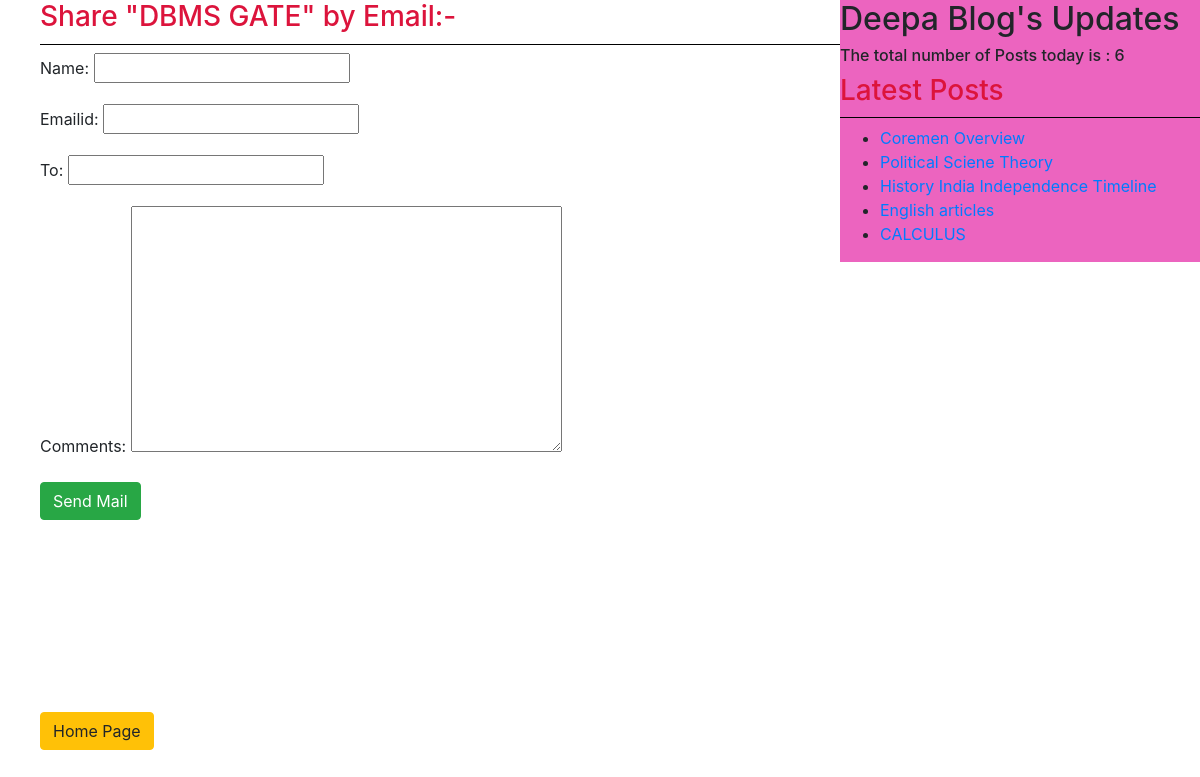
/post/mail/1, run on the app's committed database.
### blogapp/models.py (models this page shows, shortened)
class Post(models.Model):
    STATUS=(('draft','Draft'),('published','Published'))
    title = models.CharField(max_length = 150)
    slug = models.SlugField(max_length = 50, unique_for_date='publish')
    author= models.ForeignKey(User, related_name='blog_posts', on_delete=models.CASCADE)
    body = models.TextField()
    publish = models.DateTimeField(default=0,null=True)
    created = models.DateTimeField( auto_now_add=True)
    updated = models.DateTimeField(auto_now=True)
    status = models.CharField(max_length = 10, choices=STATUS, default='draft')
    tags=TaggableManager()
    class Meta:
        ordering=('-publish',)

### blogapp/views.py (the view)
# urls.py: path('mail/<int:id>',views.email_view,name='email'),
def email_view(request,id):
    post=get_object_or_404(Post,id=id)
    sent=False
    if request.method=="POST":
        form=EmailSendForm(request.POST)
        if form.is_valid():
            cd=form.cleaned_data
            subject='{} recommends you to read "{}"'.format(cd['name'],post.title)
            post_url=request.build_absolute_uri(post.get_absolute_url())
            message='Read Post at:\n {} \n \n{}\'s comments:\n{} '.format(post_url,cd['name'],cd['comments'])
            send_mail(subject,message,'deepapandey364@gmail.com',[cd['to']])
            sent=True
    else:
            form=EmailSendForm()
    return render(request, 'blogapp/email.html', {'form':form,'post':post,'sent':sent})

### blogapp/forms.py
class EmailSendForm(forms.Form):
    name = forms.CharField(max_length = 150)
    emailId = forms.EmailField()
    to =forms.EmailField()
    comments = forms.CharField(required=False,widget=forms.Textarea)

### blogapp/templatetags/blogapp_tags.py (called while the page is built)
@register.simple_tag(name='my_tag')
def total_posts():
    return Post.objects.count()

@register.inclusion_tag('blogapp/latest.html')
def show_posts():
    latest_post=Post.objects.order_by('-publish')[:5]
    return{'latest_post':latest_post}

### templates/blogapp/email.html (shortened to what this page needs)
{% extends 'blogapp/base.html' %}
{% block content %}
{%if sent %}
<h5>Email with title "{{post.title}} "sent succesfully</h5>
{%else%}
<h3>Share "{{post.title}}" by Email:-</h3>
   <form action="" method="post">
       {{form.as_p}}
       <input type="submit" class="btn btn-success btn-large" value="Send Mail">
   </form>
   {%endif%}
{% endblock content %}

### templates/blogapp/latest.html
    <ul>
        {% for p in latest_post %}
        <li><a href="p.get_absolute_url">{{p.title}}</a></li>
        {% endfor %}
    </ul>

### static/css/post.css (style rules this page uses)
h3 { font-weight: bold; border-bottom: 1px black solid; padding-bottom: 10px; font-stretch: underline; color: crimson; }

### data on the page
Post: title "DBMS GATE"
Post: title "Coremen Overview"
Post: title "Political Sciene Theory"
Post: title "History India Independence Timeline"
Post: title "English articles"
Post: title "CALCULUS"
